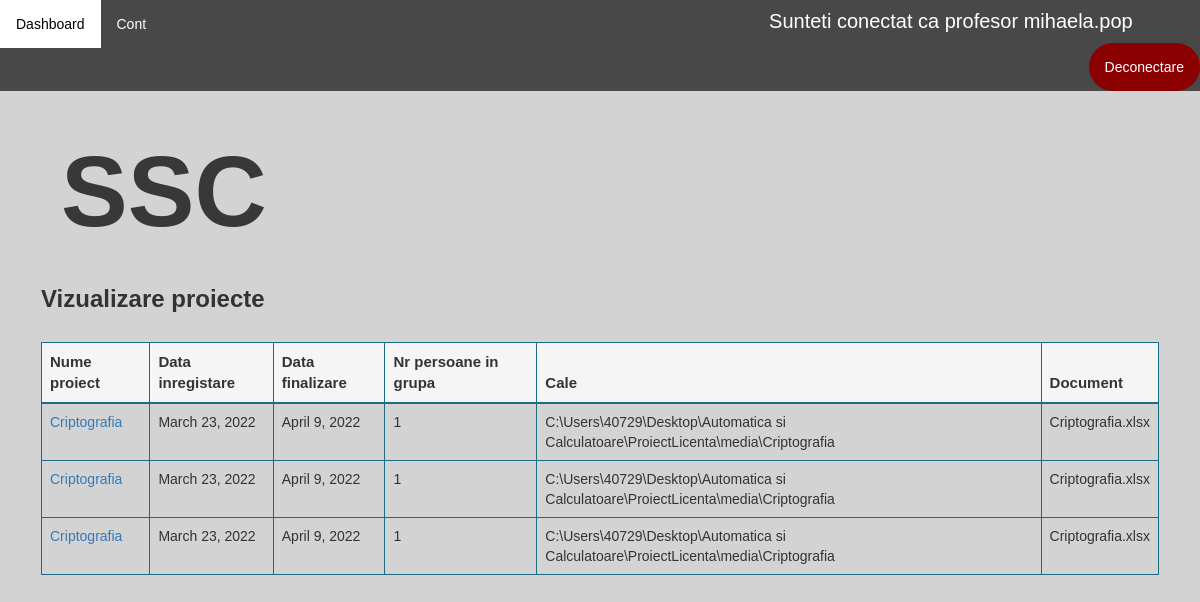
Screenshot of /vizualizare-disciplina/12/vizualizare-proiecte/ (signed in) with the database file from the repository.
### application/models.py (models this page shows)
class Disciplina(models.Model):
    id = models.AutoField(primary_key=True)
    nume = models.CharField(max_length=100, unique=True)
    profesori = models.ManyToManyField(User)
    an_universitar = models.IntegerField(null=True)
    semestru = models.IntegerField(null=True)

class Proiect(models.Model):
    id = models.AutoField(primary_key=True)
    nume = models.CharField(max_length=100, unique=False)
    data_inregistrare = models.DateField(auto_now_add=True)
    data_finalizare = models.DateField()
    profesor = models.ForeignKey(User, on_delete=models.CASCADE)
    disciplina = models.ForeignKey(Disciplina, on_delete=models.CASCADE, null=True)
    document = models.CharField(max_length=100, null=True)
    nr_persoane = models.IntegerField(null=True)
    cale = models.CharField(max_length=100, default=None)

### application/decorators.py (the view)
        def wrapper_func(request, *args, **kwargs):
            user_groups = list()
            for group in request.user.groups.all():
                user_groups.append(group.name)
            if allowed_roles[0] in user_groups:
                return view_func(request, *args, **kwargs)
            else:
                return redirect('dashboard')

### application/functions.py (called while the page is built)
def get_user_info(request):
    user = request.user
    user_groups = [group.name for group in user.groups.all()]
    if 'admin' in user_groups:
        user_type = 'admin'
    elif 'studenti' in user_groups:
        user_type = 'student'
    elif 'secretariat' in user_groups:
        user_type = 'secretar'
    else:
        user_type = 'profesor'
    out = {'user': user,
           'user_groups': user_groups,
           'user_type': user_type
           }
    return out

def create_context(request=None, extract_user_info=True):
    if extract_user_info and not request:
        raise ValueError("request must be set if extract_user_info is True")
    out = {}
    if extract_user_info:
        out.update(get_user_info(request))
    return out

### application/views.py (called while the page is built)
@allowed_users(allowed_roles=['profesori'])
@login_required(login_url='login')
def vizualizareProiecte(request, pk):
    context = create_context(request)
    proiecte = Proiect.objects.all()
    disciplina = Disciplina.objects.get(pk=pk)
    if request.method == 'POST':
        return redirect('vizualizareDisciplina')
    context['proiecte'] = proiecte
    context['disciplina'] = disciplina
    return render(request, 'application/profesor/vizualizare_proiecte.html', context)

### application/templates/application/profesor/vizualizare_proiecte.html (shortened to what this page needs)
{% extends 'application/dashboard.html' %}
{% load static %}
{% block article %}
        <h2 style="color: #383838; font-size: 100px; padding: 20px"><b>{{ disciplina.nume }}</b></h2>
        <h3><b>Vizualizare proiecte</b></h3><br>
        <div class="table-wrapper-scroll-y custom-scrollbar" style="">
            <table class="table table-bordered" id="myTable" style="border-color: #1b6d85">
                <thead style="background-color: whitesmoke; border-color: #1b6d85; font-size: 15px">
                <tr  style="border-color: #1b6d85">
                    <th  style="border-color: #1b6d85">Nume proiect</th>
                    <th  style="border-color: #1b6d85">Data inregistare</th>
                    <th  style="border-color: #1b6d85">Data finalizare</th>
                    <th  style="border-color: #1b6d85">Nr persoane in grupa</th>
                    <th  style="border-color: #1b6d85">Cale</th>
                    <th  style="border-color: #1b6d85">Document</th>
                </tr>
                </thead>
                <tbody>
                {% for proiect in proiecte %}
                    {% if proiect.disciplina.id is disciplina.id %}
                    <tr class="tr">
                        <td  style="border-color: #1b6d85"><a href="{% url 'proiect' proiect.id %}"> {{ proiect.nume }}</a></td>
                        <td  style="border-color: #1b6d85">{{ proiect.data_inregistrare }}</td>
                        <td  style="border-color: #1b6d85">{{ proiect.data_finalizare }}</td>
                        <td  style="border-color: #1b6d85">{{ proiect.nr_persoane }}</td>
                        <td  style="border-color: #1b6d85">{{ proiect.cale }}</td>
                        <td  style="border-color: #1b6d85">{{ proiect.document }}</td>
                    </tr>
                    {% endif %}
                {% endfor %}
                </tbody>
            </table>
        </div>
{% endblock %}

### application/templates/application/main_layout_application.html (shortened to what this page needs)
{% extends 'main_layout.html' %}
{% load static %}
{% block header %}
    <link rel="stylesheet" href="{% static 'application/css/main_layout_application.css' %}">
        <ul class="topnav">
            <li><a href="{% url 'dashboard' %}">Dashboard</a></li>
            <li><a href="{% url 'account' %}">Cont</a>
            <li style="padding: 7px; color: white; font-size: 20px; margin-left: 600px">Sunteti conectat ca {{ user_type }} {{ request.user.username }}</li>
            <li class="right"><a class="logout" href="{% url 'logout' %}">Deconectare</a></li>
        </ul>
{% endblock %}

### application/static/application/css/main_layout_application.css (style rules this page uses)
body { font-family: Arial, Helvetica, sans-serif; }
body { margin: 0; background-color: lightgray; font-family: Arial, Helvetica, sans-serif; }
ul.topnav { list-style-type: none; margin: 0; padding: 0; overflow: hidden; background-color: #484848; }
ul.topnav li { float: left; }
ul.topnav li a { display: block; color: white; text-align: center; padding: 14px 16px; text-decoration: none; }
ul.topnav li.right { background-color: darkred; float: right; border-radius: 50px; }

### rows the page displays
Disciplina: nume "SSC"
Proiect: nume "Criptografia", data_inregistrare "March 23, 2022", data_finalizare "April 9, 2022", nr_persoane "1", cale "C:\\Users\\40729\\Desktop\\Automatica si Calculatoare\\ProiectLicenta\\media\\Criptografia", document "Criptografia.xlsx"
Proiect: nume "Criptografia", data_inregistrare "March 23, 2022", data_finalizare "April 9, 2022", nr_persoane "1", cale "C:\\Users\\40729\\Desktop\\Automatica si Calculatoare\\ProiectLicenta\\media\\Criptografia", document "Criptografia.xlsx"
Proiect: nume "Criptografia", data_inregistrare "March 23, 2022", data_finalizare "April 9, 2022", nr_persoane "1", cale "C:\\Users\\40729\\Desktop\\Automatica si Calculatoare\\ProiectLicenta\\media\\Criptografia", document "Criptografia.xlsx"

### other values shown
{{ user_type }} "profesor"
{{ request.user.username }} "mihaela.pop"
